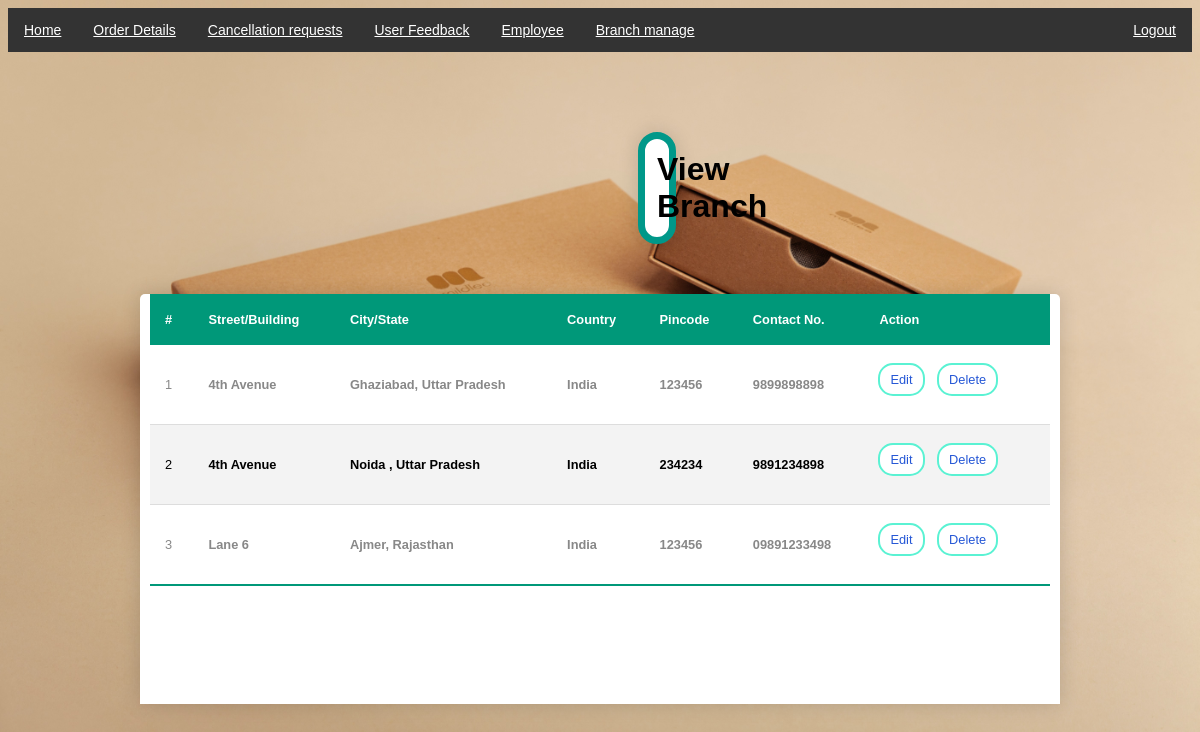
Screenshot of /viewBranch.php with the database file from the repository.
### tables this page shows
CREATE TABLE `branches` (
  `id` int(10) NOT NULL,
  `street` text NOT NULL,
  `city` text NOT NULL,
  `state` text NOT NULL,
  `pincode` varchar(50) NOT NULL,
  `country` text NOT NULL,
  `contact` varchar(100) NOT NULL
);

### viewBranch.php (the view, shortened to what this page needs)
<?php include'db_conn.php' ?>
<!DOCTYPE html>
<html lang="en">
    <head>
    	<link href='https://css.gg/trash.css' rel='stylesheet'>
    </head>
    <body>
        <ul>
  <li><a href="a_dashboard.php">Home</a></li>
  <li><a href="a_order.php">Order Details</a></li>
  <li><a href="a_cancellation.php">Cancellation requests</a></li>
  <li><a href="userfeedback.php">User Feedback</a></li>
  <li class="dropdown"><a href="javascript:void(0)" class="drop">Employee</a>
    </li>
  <li class="dropdown"><a href="javascript:void(0)" class="drop">Branch manage</a>
    </li>
  <li style="float:right"><a href="logout.php">Logout</a></li>
</ul>
        <h1>View Branch</h1>
        <div class="order">
        <table class="content-table">
            <thead>
                    <tr>
                        <th>#</th>
                        <th>Street/Building</th>
                        <th>City/State</th>
                        <th>Country</th>
                        <th>Pincode</th>
                        <th>Contact No.</th>
                        <th>Action</th>
                    </tr>
                </thead>
            <tbody>
            	<?php
                    $i = 1;
                    $qry = $conn->query("SELECT * FROM branches order by id asc; ");
                    while($row= $qry->fetch_assoc()):
                    ?>
                    <tr>
                        <td class="text-center"><?php echo $i++ ?></td>
                        <td><b><?php echo ucwords($row['street']) ?></b></td>
                        <td><b><?php echo ucwords($row['city'].', '.$row['state']) ?></b></td>
                         <td><b><?php echo ucwords($row['country']) ?></b></td>
                         <td><b><?php echo ucwords($row['pincode']) ?></b></td>
                        <td><b><?php echo $row['contact'] ?></b></td>
                        <td>
                    	<div class="btn">
                    		<a href="editBranch.php?id=<?php echo $row['id'] ?>">Edit</a>
                    	<a href="deleteBranch.php?dID=<?php echo $row['id'] ?>">Delete</a>
                    	</div>
                    </td>
                </tr>
            <?php
        endwhile;?>
                </tbody>
        </table></div>
    </body>
</html>

### viewBranch.php (style rules this page uses)
body { background-image: url(pic1.jpg); background-position: center; background-size: cover; font-family: sans-serif; }
ul { font-size: 14px; list-style-type: none; margin: 0; padding: 0; overflow: hidden; background-color: #333; }
li { display: inline; float: left; }
li a { display: block; color: white; text-align: center; padding: 14px 16px; }
h1 { text-align: center; margin-top: 100px; background-color:white; margin: 80px 630px 50px 630px; padding: 12px; border-radius: 25px; border: 7px solid #009889; box-shadow: 0 0 20px rgba(0, 0, 0, 0.15); }
.order { margin: 0px 370px 0px 370px; padding: 10px; background-color: white; border-collapse: collapse; margin-left: auto; margin-right: auto; margin-top: 50px; font-size: 0.8em; border-radius: 5px 5px 0 0; overflow: hidden; box-shadow: 0 0 20px rgba(0, 0, 0, 0.15); width:900px ; overflow-y: auto; height: 400px; padding-top: 0px; }
.order thead tr { position: sticky; top: 0; background-color: #009879; color: white; text-align: left; font-weight: bold; height: 50px; }
table { border-collapse: collapse; width: 100%; }
.order th, .order td { padding: 18px 15px; }
.order tbody tr { border-bottom: 1px solid #dddddd; }
.order tbody tr:nth-of-type(odd) { color: #888888; }
.order tbody tr:nth-of-type(even) { background-color: #f3f3f3; }
.order tbody tr:last-of-type { border-bottom: 2px solid #009879; }
.btn a { background-color: white ; border:2px solid #5af2d3; color: #2557D6; padding: 7px 10px; text-align: center; text-decoration: none; display: inline-block; margin-right: 10px; margin-left: -1px; margin-bottom: 10px; border-radius: 15px; }

### rows the page displays
branches: street "4th Avenue", city+state "Ghaziabad, Uttar Pradesh", country "India", pincode "123456", contact "9899898898"
branches: street "4th Avenue", city+state "Noida , Uttar Pradesh", country "India", pincode "234234", contact "9891234898"
branches: street "Lane 6", city+state "Ajmer, Rajasthan", country "India", pincode "123456", contact "09891233498"
